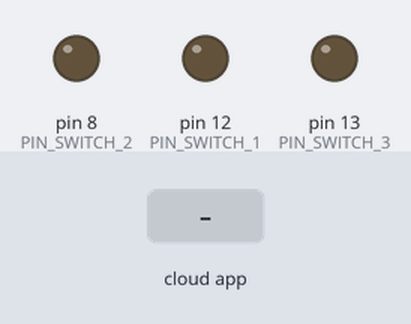
Recording of a sketch running on a simulated Arduino Uno, built with avr-gcc and run on an emulated ATmega328P. On the bench: output pins drawn as LEDs (lit = HIGH). Inputs (shaded band) come from the test bench. The RemoteXY app is connected.

Above: at 1.2 s.
1.3 s: the phone or cloud app sets switch_1 to 1
At 1.6 s:
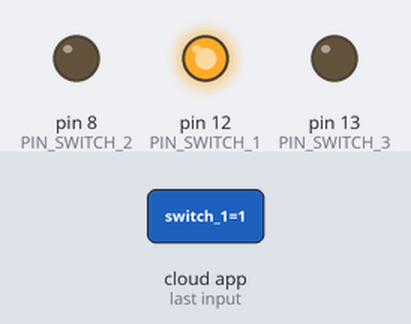
2.8 s: the phone or cloud app sets switch_2 to 1
At 4.0 s:
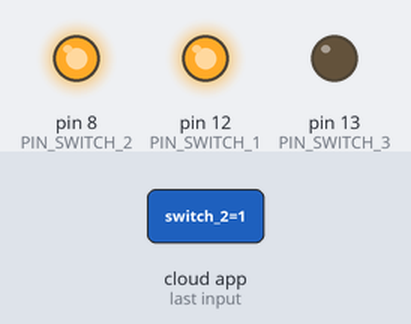
4.3 s: the phone or cloud app sets switch_3 to 1
At 5.1 s:
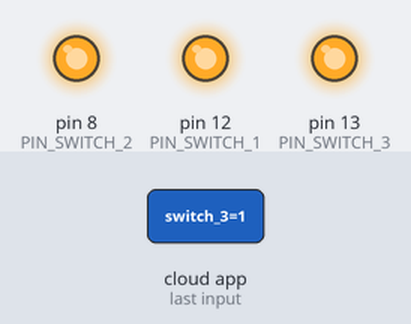
5.8 s: the phone or cloud app sets switch_1 to 0
At 6.3 s:
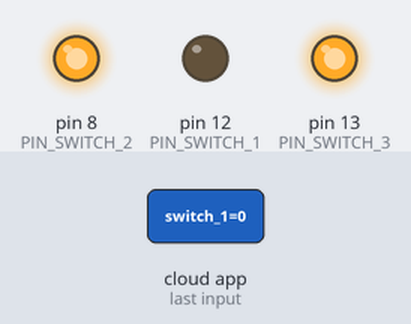
7.3 s: the phone or cloud app sets switch_2 to 0
At 8.5 s:
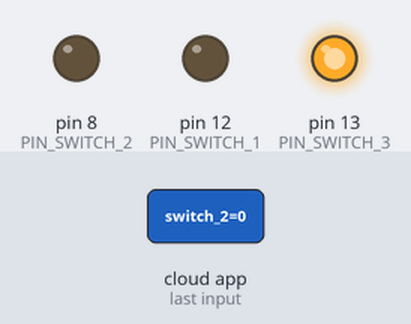
8.8 s: the phone or cloud app sets switch_1 to 1
At 9.7 s:
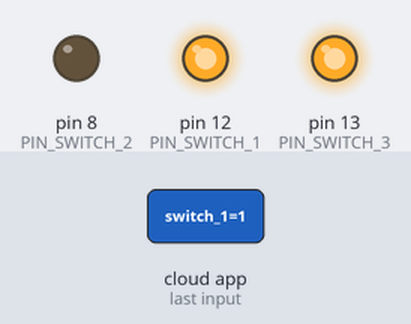
Timing chart, 0 to 11.3 s (numbered marks = the images above; inputs shaded):
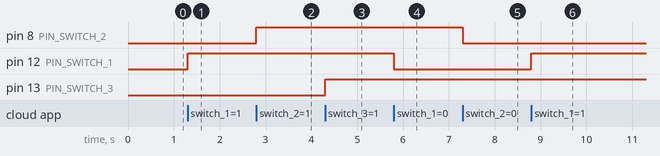

The sketch:

MATEO_PROJECT.ino
```cpp
// RemoteXY select connection mode and include library
#define REMOTEXY_MODE__ESP8266_HARDSERIAL_POINT

#include <RemoteXY.h>

// RemoteXY connection settings
#define REMOTEXY_SERIAL Serial
#define REMOTEXY_SERIAL_SPEED 115200
#define REMOTEXY_WIFI_SSID "MATEO PROJECT"
#define REMOTEXY_WIFI_PASSWORD ""
#define REMOTEXY_SERVER_PORT 6377


// RemoteXY configurate
#pragma pack(push, 1)
uint8_t RemoteXY_CONF[] =
  { 255,3,0,0,0,54,0,8,13,0,
  2,0,36,9,28,26,2,26,134,31,
  79,70,70,0,79,78,0,2,0,7,
  9,29,26,2,26,94,97,79,70,70,
  0,79,78,0,2,0,64,9,25,26,
  2,26,24,31,79,70,70,0,79,78,
  0 };

// this structure defines all the variables of your control interface
struct {

    // input variable
  uint8_t switch_1; // =1 if switch ON and =0 if OFF
  uint8_t switch_2; // =1 if switch ON and =0 if OFF
  uint8_t switch_3; // =1 if switch ON and =0 if OFF

    // other variable
  uint8_t connect_flag;  // =1 if wire connected, else =0

} RemoteXY;
#pragma pack(pop)

/////////////////////////////////////////////
//           END RemoteXY include          //
/////////////////////////////////////////////

#define PIN_SWITCH_1 12
#define PIN_SWITCH_2 8
#define PIN_SWITCH_3 13


void setup()
{
  RemoteXY_Init ();

  pinMode (PIN_SWITCH_1, OUTPUT);
  pinMode (PIN_SWITCH_2, OUTPUT);
  pinMode (PIN_SWITCH_3, OUTPUT);

  // TODO you setup code

}

void loop()
{
  RemoteXY_Handler ();

  digitalWrite(PIN_SWITCH_1, (RemoteXY.switch_1==0)?LOW:HIGH);
  digitalWrite(PIN_SWITCH_2, (RemoteXY.switch_2==0)?LOW:HIGH);
  digitalWrite(PIN_SWITCH_3, (RemoteXY.switch_3==0)?LOW:HIGH);


}
```

Measured:
- after the input at 1.3 s, pin 12 (PIN_SWITCH_1): LOW → HIGH at once
- after the input at 2.8 s, pin 8 (PIN_SWITCH_2): LOW → HIGH at once
- after the input at 4.3 s, pin 13 (PIN_SWITCH_3): LOW → HIGH at once
- after the input at 5.8 s, pin 12 (PIN_SWITCH_1): HIGH → LOW at once
- after the input at 7.3 s, pin 8 (PIN_SWITCH_2): HIGH → LOW at once
- after the input at 8.8 s, pin 12 (PIN_SWITCH_1): LOW → HIGH at once
